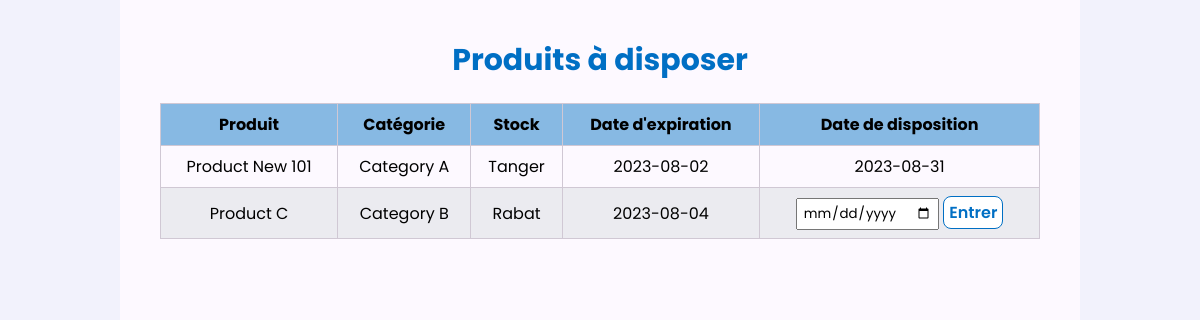
Page /waste_departement.php on the earlier database version.
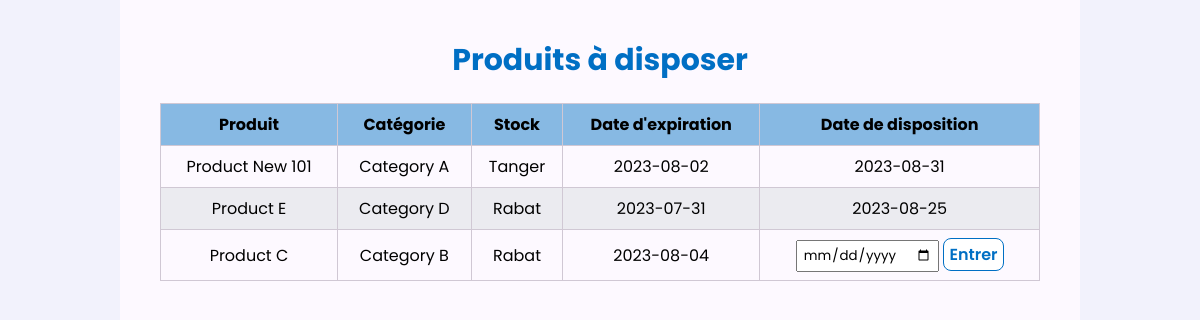
Same page on the later database version.
### tables this page shows
CREATE TABLE `waste_departement` (
  `id_product` int(11) NOT NULL,
  `id_responsable` int(11) NOT NULL,
  `disposition_date` date DEFAULT NULL
);

CREATE TABLE `products_reference` (
  `id_product_ref` int(11) NOT NULL,
  `product_name` varchar(45) NOT NULL,
  `id_category` int(11) NOT NULL
);

CREATE TABLE `categorys` (
  `id_category` int(11) NOT NULL,
  `category_name` varchar(45) NOT NULL
);

CREATE TABLE `responsables` (
  `id_responsable` int(11) NOT NULL,
  `id_user` int(11) NOT NULL,
  `stock_name` varchar(45) NOT NULL
);

CREATE TABLE `products` (
  `id_product` int(11) NOT NULL,
  `id_product_ref` int(11) NOT NULL,
  `id_category` int(11) NOT NULL,
  `id_responsable` int(11) NOT NULL,
  `price_per_unit` decimal(10,2) DEFAULT NULL,
  `quantity` int(11) NOT NULL,
  `experation_date` date DEFAULT NULL
);

### waste_departement.php (the view, shortened to what this page needs)
<!DOCTYPE html>
<html lang="en">
<head>
    <link rel="stylesheet" href="./style_employee/waste_departement.css">
</head>
<body>
    <div class="big-container">
        <h2 class="page-title">Produits à disposer</h2>
        <table>
            <thead>
                <tr>
                    <th>Produit</th>
                    <th>Catégorie</th>
                    <th>Stock</th>
                    <th>Date d'expiration</th>
                    <th>Date de disposition</th>
                </tr>
            </thead>
            <tbody>
                <?php
                include('connexion.php');
                $today = date('Y-m-d');
                $get_all_waste = "SELECT wd.id_product, wd.id_responsable, pr.product_name, c.category_name, p.experation_date, res.stock_name, wd.disposition_date
                FROM waste_departement wd JOIN products p ON p.id_product = wd.id_product
                JOIN products_reference pr ON pr.id_product_ref = p.id_product_ref
                JOIN categorys c ON c.id_category = p.id_category
                JOIN responsables res ON res.id_responsable = wd.id_responsable
                WHERE wd.disposition_date >= '$today' OR wd.disposition_date IS NULL
                ORDER BY wd.id_product DESC";
                $link_all_waste = mysqli_query($link, $get_all_waste);
                while($data_all_waste = mysqli_fetch_assoc($link_all_waste)){
                    ?>
                    <tr>
                        <td><?php echo $data_all_waste['product_name']?></td>
                        <td><?php echo $data_all_waste['category_name']?></td>
                        <td><?php echo $data_all_waste['stock_name']?></td>
                        <td><?php echo $data_all_waste['experation_date']?></td>
                        <td>
                        <?php
                            if($data_all_waste['disposition_date'] ==  NULL){
                                ?>
                            <form method="post" action="update_disposition_date.php">
                                <input class="disposition_date" name="disposition_date" type="date" placeholder="Régler la date de disposition" required>
                                <input class="setDispoDate" name="setDispoDate" type="submit" value="Entrer">
                            </form>
                            <?php
                            } else {echo $data_all_waste['disposition_date'];}
                            ?>
                        </td>
                    </tr>
                    <?php
                }
                ?>
            </tbody>
        </table>
    </div>
</body>
</html>

### style_employee/waste_departement.css (style rules this page uses)
* { margin: 0; padding: 0; outline: none; text-decoration: none; box-sizing: border-box; font-family: 'Poppins', sans-serif; }
:root { --bg-black9: #f2f2fc; --bg-black1: #fdf9ff; --bg-black5: #e8dfec; --text-black9: #302e4d; --text-black7: #504E70; }
body { background-color: var(--bg-black9); }
.big-container { position: relative; width: 80vw; min-height: 100vh; background-color: var(--bg-black1); margin: auto; padding: 20px 40px; }
.page-title { margin-top: 18px; margin-bottom: 10px; font-size: 30px; text-align: center; color: #006fc4; }
table { margin-top: 20px; width: 100%; border-collapse: collapse; }
th, td { padding: 8px; border: 1px solid #D0C8D4; text-align: center; }
th { background-color: #006fc477; }
tbody tr:nth-child(even) { background-color: #ebebf0; }
td input { padding: 3px 5px; }
.setDispoDate { background-color: white; color: #006fc4; outline: none; cursor: pointer; border: 1px solid #006fc4; border-radius: 8px; font-size: 16px; font-weight: 600; }

Differences in the rows shown:
added waste_departement: products_reference.product_name "Product E", categorys.category_name "Category D", id_responsable.stock_name "Rabat", products.experation_date "2023-07-31", disposition_date "2023-08-25"
